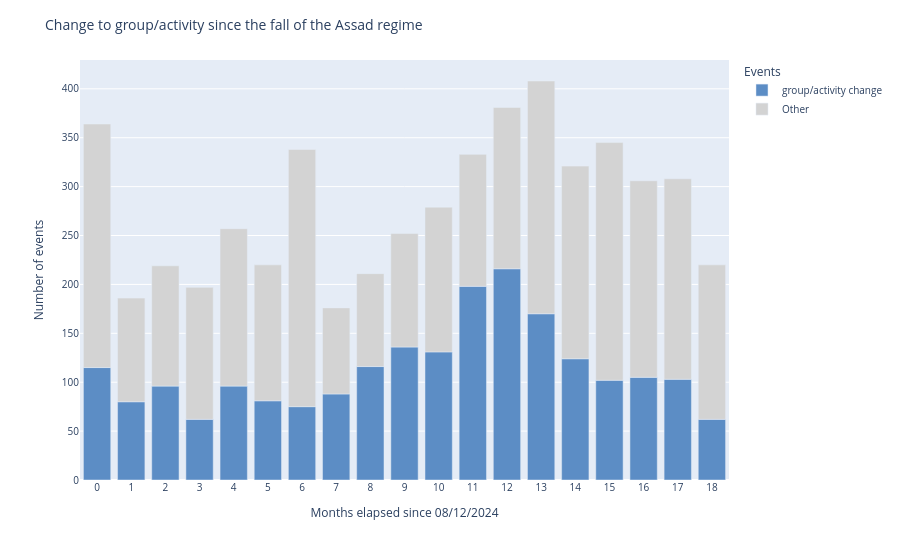

Source (notebook cell):
### Code cell
bar_change_group.update_layout(
    title = 'Change to group/activity since the fall of the Assad regime',
    legend_title_text = "Events",
    title_font_size = 14,
    font_size=10,
)
bar_change_group.update_xaxes(dtick=1)

### Figure 1 — Plotly figure (JSON) as saved in the notebook; plotly's stock layout.template omitted (floating-point values rounded to 4 significant figures)
{"data": [{"hovertemplate": "group/activity change=group/activity change<br>Months elapsed since 08/12/2024=%{x}<br>Number of events=%{y}<extra></extra>", "legendgroup": "group/activity change", "marker": {"color": "#5C8DC5", "pattern": {"shape": ""}}, "name": "group/activity change", "orientation": "v", "showlegend": true, "textposition": "auto", "type": "bar", "x": [0, 1, 2, 3, 4, 5, 6, 7, 8, 9, 10, 11, 12, 13, 14, 15, 16, 17, 18], "xaxis": "x", "y": [115, 80, 96, 62, 96, 81, 75, 88, 116, 136, 131, 198, 216, 170, 124, 102, 105, 103, 62], "yaxis": "y"}, {"hovertemplate": "group/activity change=Other<br>Months elapsed since 08/12/2024=%{x}<br>Number of events=%{y}<extra></extra>", "legendgroup": "Other", "marker": {"color": "#D3D3D3", "pattern": {"shape": ""}}, "name": "Other", "orientation": "v", "showlegend": true, "textposition": "auto", "type": "bar", "x": [0, 1, 2, 3, 4, 5, 6, 7, 8, 9, 10, 11, 12, 13, 14, 15, 16, 17, 18], "xaxis": "x", "y": [249, 106, 123, 135, 161, 139, 263, 88, 95, 116, 148, 135, 165, 238, 197, 243, 201, 205, 158], "yaxis": "y"}], "layout": {"barmode": "relative", "font": {"size": 10}, "legend": {"title": {"text": "Events"}, "tracegroupgap": 0}, "margin": {"t": 60}, "title": {"font": {"size": 14}, "text": "Change to group/activity since the fall of the Assad regime"}, "xaxis": {"anchor": "y", "domain": [0, 1], "dtick": 1, "title": {"text": "Months elapsed since 08/12/2024"}}, "yaxis": {"anchor": "x", "domain": [0, 1], "title": {"text": "Number of events"}}}}
